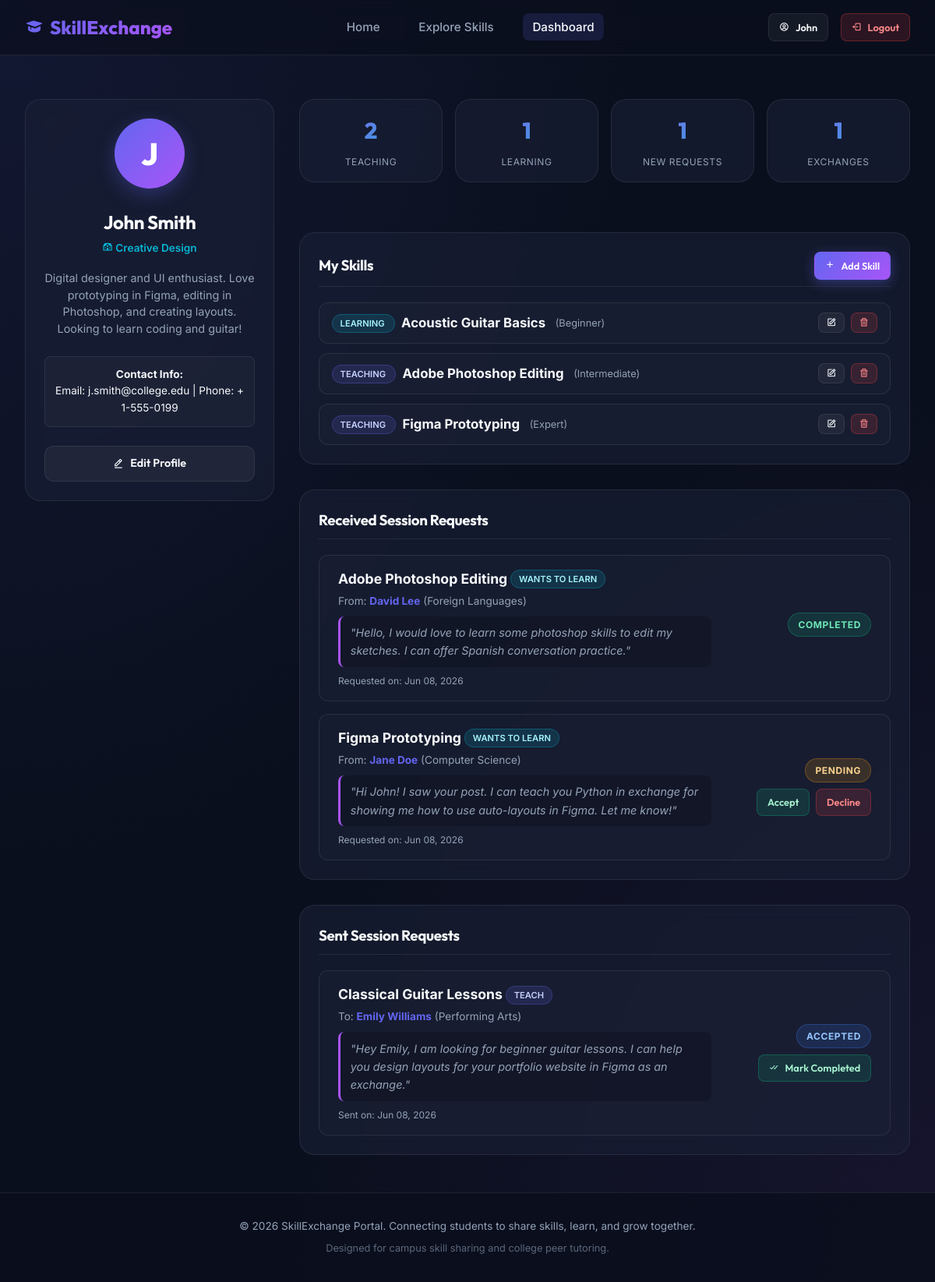
The app's page /dashboard/ (signed in) with its own data.
### portal/models.py (models this page shows, shortened)
class Profile(models.Model):
    user = models.OneToOneField(User, on_delete=models.CASCADE, related_name='profile')
    bio = models.TextField(blank=True, max_length=500, help_text="Tell others about yourself, your interests, etc.")
    department = models.CharField(max_length=100, blank=True, help_text="e.g. Computer Science, Mechanical Engineering")
    contact_info = models.CharField(max_length=150, blank=True, help_text="e.g. email@example.com, phone number, Discord tag")

class Skill(models.Model):
    user = models.ForeignKey(User, on_delete=models.CASCADE, related_name='skills')
    title = models.CharField(max_length=100, help_text="e.g. Python, Photoshop, Guitar, Spanish")
    description = models.TextField(help_text="Provide details about what you want to teach or learn.")
    category = models.CharField(max_length=50, choices=CATEGORY_CHOICES, default='Programming')
    skill_type = models.CharField(max_length=10, choices=TYPE_CHOICES, default='TEACH')
    proficiency = models.CharField(max_length=20, choices=PROFICIENCY_CHOICES, default='Intermediate')
    created_at = models.DateTimeField(auto_now_add=True)

class SkillRequest(models.Model):
    sender = models.ForeignKey(User, on_delete=models.CASCADE, related_name='sent_requests')
    receiver = models.ForeignKey(User, on_delete=models.CASCADE, related_name='received_requests')
    skill = models.ForeignKey(Skill, on_delete=models.CASCADE, related_name='requests')
    message = models.TextField(blank=True, help_text="Introduce yourself and propose a schedule or exchange details.")
    status = models.CharField(max_length=20, choices=STATUS_CHOICES, default='PENDING')
    created_at = models.DateTimeField(auto_now_add=True)

### portal/views.py (the view)
# urls.py: path('dashboard/', views.dashboard, name='dashboard'),
@login_required
def dashboard(request):
    my_skills = Skill.objects.filter(user=request.user).order_by('-created_at')
    received_requests = SkillRequest.objects.filter(receiver=request.user).order_by('-created_at')
    sent_requests = SkillRequest.objects.filter(sender=request.user).order_by('-created_at')
    teaching_count = my_skills.filter(skill_type='TEACH').count()
    learning_count = my_skills.filter(skill_type='LEARN').count()
    pending_incoming = received_requests.filter(status='PENDING').count()
    completed_sessions = (
        received_requests.filter(status='COMPLETED').count() +
        sent_requests.filter(status='COMPLETED').count()
    )
    context = {
        'profile': request.user.profile,
        'my_skills': my_skills,
        'received_requests': received_requests,
        'sent_requests': sent_requests,
        'teaching_count': teaching_count,
        'learning_count': learning_count,
        'pending_incoming': pending_incoming,
        'completed_sessions': completed_sessions,
    }
    return render(request, 'portal/dashboard.html', context)

### portal/templates/portal/dashboard.html (shortened to what this page needs)
{% extends 'portal/base.html' %}
{% block content %}
<div class="dashboard-grid">
    <aside class="card profile-card">
        <div class="profile-avatar-lg">
            {{ user.first_name|default:user.username|slice:":1"|upper }}
        </div>
        <h2 class="profile-name">{{ user.first_name }} {{ user.last_name }}</h2>
        <div class="profile-dept">
            <i class="bx bxs-institution"></i> {{ profile.department|default:"Department not set" }}
        </div>
        <p class="profile-bio">
            {% if profile.bio %}
                {{ profile.bio }}
            {% else %}
                <span style="font-style: italic; color: var(--text-secondary);">No bio added yet. Tell others what you are passionate about!</span>
            {% endif %}
        </p>
        <div class="profile-contact">
            <strong>Contact Info:</strong><br>
            {{ profile.contact_info|default:"No contact details listed" }}
        </div>
        <a href="{% url 'edit_profile' %}" class="btn btn-secondary" style="width: 100%;">
            <i class="bx bx-edit-alt"></i> Edit Profile
        </a>
    </aside>
    <section class="dashboard-sections">
        <div class="stats-grid">
            <div class="card" style="text-align: center; padding: 1rem;">
                <div class="stat-num" style="font-size: 1.8rem;">{{ teaching_count }}</div>
                <div class="stat-label" style="font-size: 0.75rem;">Teaching</div>
            </div>
            <div class="card" style="text-align: center; padding: 1rem;">
                <div class="stat-num" style="font-size: 1.8rem;" style="color: var(--accent);">{{ learning_count }}</div>
                <div class="stat-label" style="font-size: 0.75rem;">Learning</div>
            </div>
            <div class="card" style="text-align: center; padding: 1rem;">
                <div class="stat-num" style="font-size: 1.8rem;">{{ pending_incoming }}</div>
                <div class="stat-label" style="font-size: 0.75rem;">New Requests</div>
            </div>
            <div class="card" style="text-align: center; padding: 1rem;">
                <div class="stat-num" style="font-size: 1.8rem;">{{ completed_sessions }}</div>
                <div class="stat-label" style="font-size: 0.75rem;">Exchanges</div>
            </div>
        </div>
        <div class="card">
            <div class="section-header-flex">
                <h3>My Skills</h3>
                <a href="{% url 'add_skill' %}" class="btn btn-primary btn-sm">
                    <i class="bx bx-plus"></i> Add Skill
                </a>
            </div>
            {% if my_skills %}
                <div style="display: flex; flex-direction: column; gap: 0.75rem;">
                    {% for skill in my_skills %}
                        <div style="display: flex; justify-content: space-between; align-items: center; padding: 0.75rem 1rem; background: rgba(255, 255, 255, 0.02); border: 1px solid var(--border-color); border-radius: var(--border-radius-md);">
                            <div>
                                <span class="skill-badge {% if skill.skill_type == 'TEACH' %}badge-teach{% else %}badge-learn{% endif %}" style="font-size: 0.7rem;">
                                    {% if skill.skill_type == 'TEACH' %}Teaching{% else %}Learning{% endif %}
                                </span>
                                <strong style="font-size: 1.05rem; margin-left: 0.5rem; vertical-align: middle;">{{ skill.title }}</strong>
                                <span style="font-size: 0.8rem; color: var(--text-secondary); margin-left: 0.5rem;">({{ skill.proficiency }})</span>
                            </div>
                            <div style="display: flex; gap: 0.5rem;">
                                <a href="{% url 'edit_skill' skill.id %}" class="btn btn-secondary btn-sm" style="padding: 0.35rem 0.6rem;">
                                    <i class="bx bx-edit"></i>
                                </a>
                                <a href="{% url 'delete_skill' skill.id %}" class="btn btn-danger btn-sm" style="padding: 0.35rem 0.6rem;">
                                    <i class="bx bx-trash"></i>
                                </a>
                            </div>
                        </div>
                    {% endfor %}
                </div>
            {% else %}
                <div class="empty-state">
                    <p>You haven't listed any skills yet. Share what you can teach or what you want to learn!</p>
                </div>
            {% endif %}
        </div>
        <div class="card">
            <div class="section-header-flex">
                <h3>Received Session Requests</h3>
            </div>
            {% if received_requests %}
                <div class="request-list">
                    {% for req in received_requests %}
                        <div class="request-card">
                            <div class="request-meta">
                                <div class="request-skill-info">
                                    {{ req.skill.title }}
                                    <span class="skill-badge {% if req.skill.skill_type == 'TEACH' %}badge-learn{% else %}badge-teach{% endif %}" style="font-size: 0.7rem; vertical-align: middle;">
                                        {% if req.skill.skill_type == 'TEACH' %}wants to learn{% else %}offers to teach{% endif %}
                                    </span>
                                </div>
                                <div class="request-user-info">
                                    From: <strong><a href="{% url 'profile_detail' req.sender.username %}">{{ req.sender.first_name }} {{ req.sender.last_name }}</a></strong> ({{ req.sender.profile.department|default:"Student" }})
                                </div>
                                {% if req.message %}
                                    <div class="request-msg">
                                        "{{ req.message }}"
                                    </div>
                                {% endif %}
                                <div style="font-size: 0.75rem; color: var(--text-secondary); margin-top: 0.5rem;">
                                    Requested on: {{ req.created_at|date:"M d, Y" }}
                                </div>
                            </div>
                            <div>
                                <div style="text-align: right; margin-bottom: 0.5rem;">
                                    <span class="status-badge {% if req.status == 'PENDING' %}status-pending{% elif req.status == 'ACCEPTED' %}status-accepted{% elif req.status == 'DECLINED' %}status-declined{% else %}status-completed{% endif %}">
                                        {{ req.status }}
                                    </span>
                                </div>
                                <div class="request-actions">
                                    {% if req.status == 'PENDING' %}
                                        <a href="{% url 'respond_request' req.id 'accept' %}" class="btn btn-success btn-sm">Accept</a>
                                        <a href="{% url 'respond_request' req.id 'decline' %}" class="btn btn-danger btn-sm">Decline</a>
                                    {% elif req.status == 'ACCEPTED' %}
                                        <a href="{% url 'complete_request' req.id %}" class="btn btn-success btn-sm">
                                            <i class="bx bx-check-double"></i> Mark Completed
                                        </a>
                                    {% endif %}
                                </div>
                            </div>
                        </div>
                    {% endfor %}
                </div>
            {% else %}
                <div class="empty-state">
                    <p>No incoming session requests yet.</p>
                </div>
            {% endif %}
        </div>
        <div class="card">
            <div class="section-header-flex">
                <h3>Sent Session Requests</h3>
            </div>
            {% if sent_requests %}
                <div class="request-list">
                    {% for req in sent_requests %}
                        <div class="request-card">
                            <div class="request-meta">
                                <div class="request-skill-info">
                                    {{ req.skill.title }}
                                    <span class="skill-badge {% if req.skill.skill_type == 'TEACH' %}badge-teach{% else %}badge-learn{% endif %}" style="font-size: 0.7rem; vertical-align: middle;">
                                        {% if req.skill.skill_type == 'TEACH' %}Teach{% else %}Learn{% endif %}
                                    </span>
                                </div>
                                <div class="request-user-info">
                                    To: <strong><a href="{% url 'profile_detail' req.receiver.username %}">{{ req.receiver.first_name }} {{ req.receiver.last_name }}</a></strong> ({{ req.receiver.profile.department|default:"Student" }})
                                </div>
                                {% if req.message %}
                                    <div class="request-msg">
                                        "{{ req.message }}"
                                    </div>
                                {% endif %}
                                <div style="font-size: 0.75rem; color: var(--text-secondary); margin-top: 0.5rem;">
                                    Sent on: {{ req.created_at|date:"M d, Y" }}
                                </div>
                            </div>
                            <div>
                                <div style="text-align: right; margin-bottom: 0.5rem;">
                                    <span class="status-badge {% if req.status == 'PENDING' %}status-pending{% elif req.status == 'ACCEPTED' %}status-accepted{% elif req.status == 'DECLINED' %}status-declined{% else %}status-completed{% endif %}">
                                        {{ req.status }}
                                    </span>
                                </div>
                                {% if req.status == 'ACCEPTED' %}
                                    <div class="request-actions">
                                        <a href="{% url 'complete_request' req.id %}" class="btn btn-success btn-sm">
                                            <i class="bx bx-check-double"></i> Mark Completed
                                        </a>
                                    </div>
                                {% endif %}
                            </div>
                        </div>
                    {% endfor %}
                </div>
            {% endif %}
        </div>
    </section>
</div>
{% endblock %}

### portal/templates/portal/base.html (shortened to what this page needs)
{% load static %}
<!DOCTYPE html>
<html lang="en">
<head>
    <link rel="stylesheet" href="{% static 'portal/css/style.css' %}">
    <link href="https://unpkg.com/boxicons@2.1.4/css/boxicons.min.css" rel="stylesheet">
</head>
<body>
    <header>
        <div class="container navbar">
            <a href="{% url 'landing' %}" class="brand">
                <i class="bx bxs-graduation"></i> SkillExchange
            </a>
            <nav>
                <ul class="nav-links">
                    <li class="nav-item {% if request.resolver_match.url_name == 'landing' %}active{% endif %}">
                        <a href="{% url 'landing' %}">Home</a>
                    </li>
                    <li class="nav-item {% if request.resolver_match.url_name == 'explore' %}active{% endif %}">
                        <a href="{% url 'explore' %}">Explore Skills</a>
                    </li>
                    {% if user.is_authenticated %}
                        <li class="nav-item {% if request.resolver_match.url_name == 'dashboard' %}active{% endif %}">
                            <a href="{% url 'dashboard' %}">Dashboard</a>
                        </li>
                    {% endif %}
                </ul>
            </nav>
            <div class="nav-buttons">
                {% if user.is_authenticated %}
                    <a href="{% url 'profile_detail' user.username %}" class="btn btn-secondary btn-sm">
                        <i class="bx bx-user-circle"></i> {{ user.first_name|default:user.username }}
                    </a>
                    <a href="{% url 'logout' %}" class="btn btn-danger btn-sm">
                        <i class="bx bx-log-out"></i> Logout
                    </a>
                {% else %}
                    <a href="{% url 'login' %}" class="btn btn-secondary btn-sm">Sign In</a>
                    <a href="{% url 'register' %}" class="btn btn-primary btn-sm">Get Started</a>
                {% endif %}
            </div>
        </div>
    </header>
    <main class="container" style="padding-top: 1.5rem; padding-bottom: 3rem;">
        {% block content %}{% endblock %}
    </main>
    <footer>
        <div class="container">
            <p>&copy; 2026 SkillExchange Portal. Connecting students to share skills, learn, and grow together.</p>
            <p style="margin-top: 0.5rem; opacity: 0.6; font-size: 0.8rem;">Designed for campus skill sharing and college peer tutoring.</p>
        </div>
    </footer>
</body>
</html>

### records on screen
Profile: department "Creative Design", bio "Digital designer and UI enthusiast. Love prototyping in Figma, editing in Photoshop, and creating layouts. Looking to learn coding and guitar!", contact_info "Email: j.smith@college.edu | Phone: +1-555-0199"
Skill: skill_type "LEARNING", title "Acoustic Guitar Basics", proficiency "Beginner"
Skill: skill_type "TEACHING", title "Adobe Photoshop Editing", proficiency "Intermediate"
Skill: skill_type "TEACHING", title "Figma Prototyping", proficiency "Expert"
SkillRequest: skill "Adobe Photoshop Editing", shows "WANTS TO LEARN", sender.first_name "David", sender.last_name "Lee", sender.profile.department "Foreign Languages", message "Hello, I would love to learn some photoshop skills to edit my sketches. I can offer Spanish conversation practice.", created_at "Jun 08, 2026", status "COMPLETED"
SkillRequest: skill "Figma Prototyping", shows "WANTS TO LEARN", sender.first_name "Jane", sender.last_name "Doe", sender.profile.department "Computer Science", message "Hi John! I saw your post. I can teach you Python in exchange for showing me how to use auto-layouts in Figma. Let me know!", created_at "Jun 08, 2026", status "PENDING", shows "Accept"
SkillRequest: skill "Classical Guitar Lessons", shows "TEACH", receiver.first_name "Emily", receiver.last_name "Williams", receiver.profile.department "Performing Arts", message "Hey Emily, I am looking for beginner guitar lessons. I can help you design layouts for your portfolio website in Figma as an exchange.", created_at "Jun 08, 2026", status "ACCEPTED", shows "Mark Completed"

### other values on screen
{{ user.first_name|default:user.username }} "John"
{{ user.first_name|default:user.username|slice:":1"|upper }} "J"
{{ user.first_name }} "John"
{{ user.last_name }} "Smith"
{{ teaching_count }} "2"
{{ learning_count }} "1"
{{ pending_incoming }} "1"
{{ completed_sessions }} "1"
